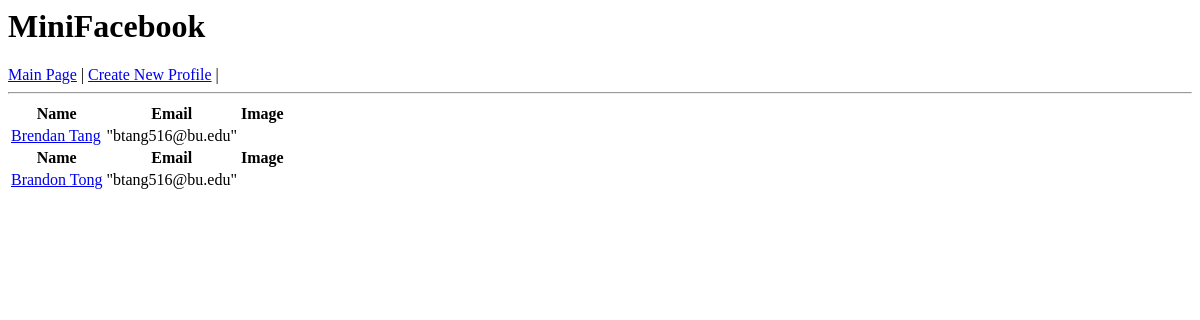
Page /mini_fb/ on the earlier database version.
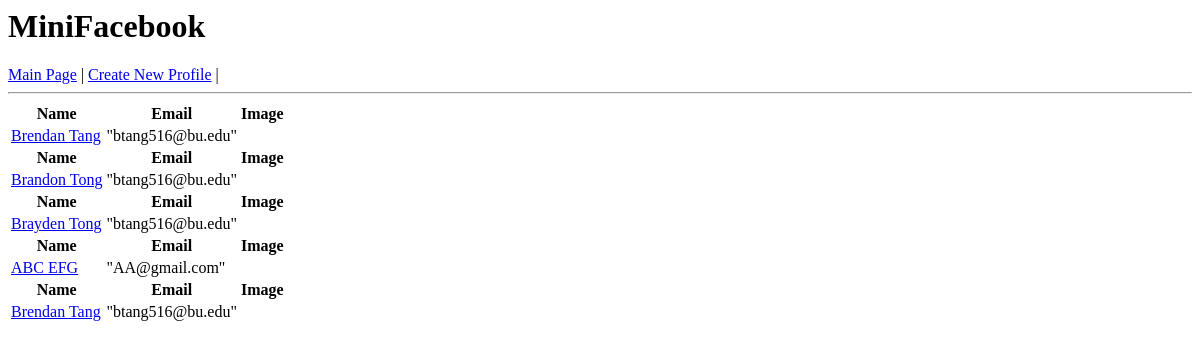
Same page on the later database version.
### mini_fb/models.py (models this page shows, shortened)
class Profile(models.Model):
    first_name = models.TextField(blank=True)
    last_name = models.TextField(blank=True)
    email = models.EmailField(blank=True)
    image= models.URLField(blank=True)
    friends = models.ManyToManyField("self")

### mini_fb/views.py (the view)
# urls.py: path('', ShowAllProfilesView.as_view(), name='ShowAllProfiles'), # generic class-based view
class ShowAllProfilesView(ListView):
    model= Profile
    template_name= "mini_fb/show_all_profiles.html"
    context_object_name = 'All_Profiles'

### mini_fb/templates/mini_fb/show_all_profiles.html (shortened to what this page needs)
<html>
    <h1>
        MiniFacebook
    </h1>
    {% extends 'mini_fb/base.html' %}
    {% block content %}
    <table border = 0>
        {% for Profile in All_Profiles %}
        <thead>
            <tr>
                <th data-sortable="true"> Name</th>
                <th data-sortable="true">Email</th>
                <th data-sortable="true">Image</th>
            </tr>
        </thead>
        <tbody>
            <tr>
                <td><a href="{% url 'show_profile_page' Profile.pk %}">{{Profile.first_name}} {{Profile.last_name}}</a></td>
                <td>"{{Profile.email}}"</td>
                <td><img src="{{Profile.image_url}}" style="max-width: 400;"></td>
            </tr>
        </tbody>
        {% endfor %}
    </table>
    {% endblock %}

Differences in the rows shown:
added Profile: first_name "Brayden", last_name "Tong", email "btang516@bu.edu"
added Profile: first_name "ABC", last_name "EFG", email "AA@gmail.com"
added Profile: first_name "Brendan", last_name "Tang", email "btang516@bu.edu"
